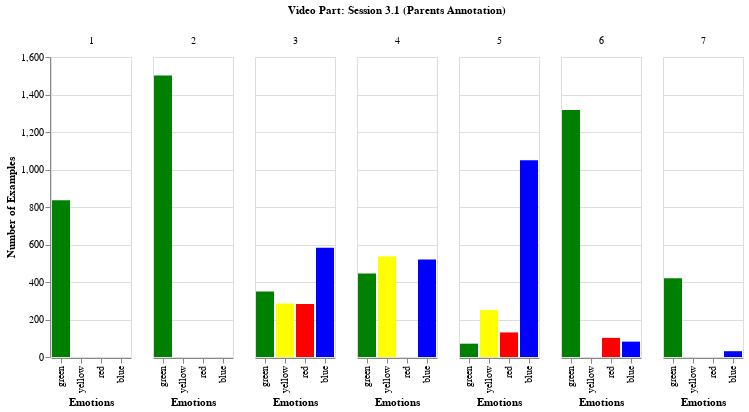

Notebook code cell kept with this figure:
### Markdown cell above
# 3.1 P

### Code cell
dataframes_21 = add_video_part_column_to_dataframes(dataframes_31)

dataframes_21_dict = create_whole_session_dict_values(dataframes_21)

df_session_21 = pd.DataFrame(dataframes_21_dict)
print(df_session_21)


# Using pandas function to transform from wide format to long format, so Altair can work better
source_21 = df_session_21.melt("video_part", var_name="emotion_zone", value_name='values')

alt.Chart(source_21).mark_bar().encode(
    alt.X('emotion_zone:N', sort=COLOURS, title='Emotions'),
    alt.Y('values:Q', title='Number of Examples',
         scale=alt.Scale(domain=(0, 1600)),
         ),
    column=alt.Column('video_part:N', title='Video Part: Session 3.1 (Parents Annotation)'),
    color=alt.Color('emotion_zone', scale=alt.Scale(domain=EMOTIONS, range=COLOURS), title='Emotion zones', legend=None)

)

### Figure 1 — Vega-Lite specification as saved in the notebook (floating-point values rounded to 4 significant figures)
{"config": {"view": {"continuousWidth": 400, "continuousHeight": 300}}, "data": {"name": "data-b38deb365c6ab70c24e53055ec5fcfa5"}, "mark": "bar", "encoding": {"color": {"field": "emotion_zone", "legend": null, "scale": {"domain": ["green", "yellow", "red", "blue"], "range": ["green", "yellow", "red", "blue"]}, "title": "Emotion zones", "type": "nominal"}, "column": {"field": "video_part", "title": "Video Part: Session 3.1 (Parents Annotation)", "type": "nominal"}, "x": {"field": "emotion_zone", "sort": ["green", "yellow", "red", "blue"], "title": "Emotions", "type": "nominal"}, "y": {"field": "values", "scale": {"domain": [0, 1600]}, "title": "Number of Examples", "type": "quantitative"}}, "$schema": "https://vega.github.io/schema/vega-lite/v4.17.0.json", "datasets": {"data-b38deb365c6ab70c24e53055ec5fcfa5": [{"video_part": 1, "emotion_zone": "green", "values": 836}, {"video_part": 2, "emotion_zone": "green", "values": 1501}, {"video_part": 3, "emotion_zone": "green", "values": 349}, {"video_part": 4, "emotion_zone": "green", "values": 445}, {"video_part": 5, "emotion_zone": "green", "values": 71}, {"video_part": 6, "emotion_zone": "green", "values": 1317}, {"video_part": 7, "emotion_zone": "green", "values": 420}, {"video_part": 1, "emotion_zone": "blue", "values": 0}, {"video_part": 2, "emotion_zone": "blue", "values": 0}, {"video_part": 3, "emotion_zone": "blue", "values": 583}, {"video_part": 4, "emotion_zone": "blue", "values": 520}, {"video_part": 5, "emotion_zone": "blue", "values": 1049}, {"video_part": 6, "emotion_zone": "blue", "values": 82}, {"video_part": 7, "emotion_zone": "blue", "values": 31}, {"video_part": 1, "emotion_zone": "yellow", "values": 0}, {"video_part": 2, "emotion_zone": "yellow", "values": 0}, {"video_part": 3, "emotion_zone": "yellow", "values": 286}, {"video_part": 4, "emotion_zone": "yellow", "values": 536}, {"video_part": 5, "emotion_zone": "yellow", "values": 250}, {"video_part": 6, "emotion_zone": "yellow", "values": 0}, {"video_part": 7, "emotion_zone": "yellow", "values": 0}, {"video_part": 1, "emotion_zone": "red", "values": 0}, {"video_part": 2, "emotion_zone": "red", "values": 0}, {"video_part": 3, "emotion_zone": "red", "values": 283}, {"video_part": 4, "emotion_zone": "red", "values": 0}, {"video_part": 5, "emotion_zone": "red", "values": 131}, {"video_part": 6, "emotion_zone": "red", "values": 102}, {"video_part": 7, "emotion_zone": "red", "values": 0}]}}
